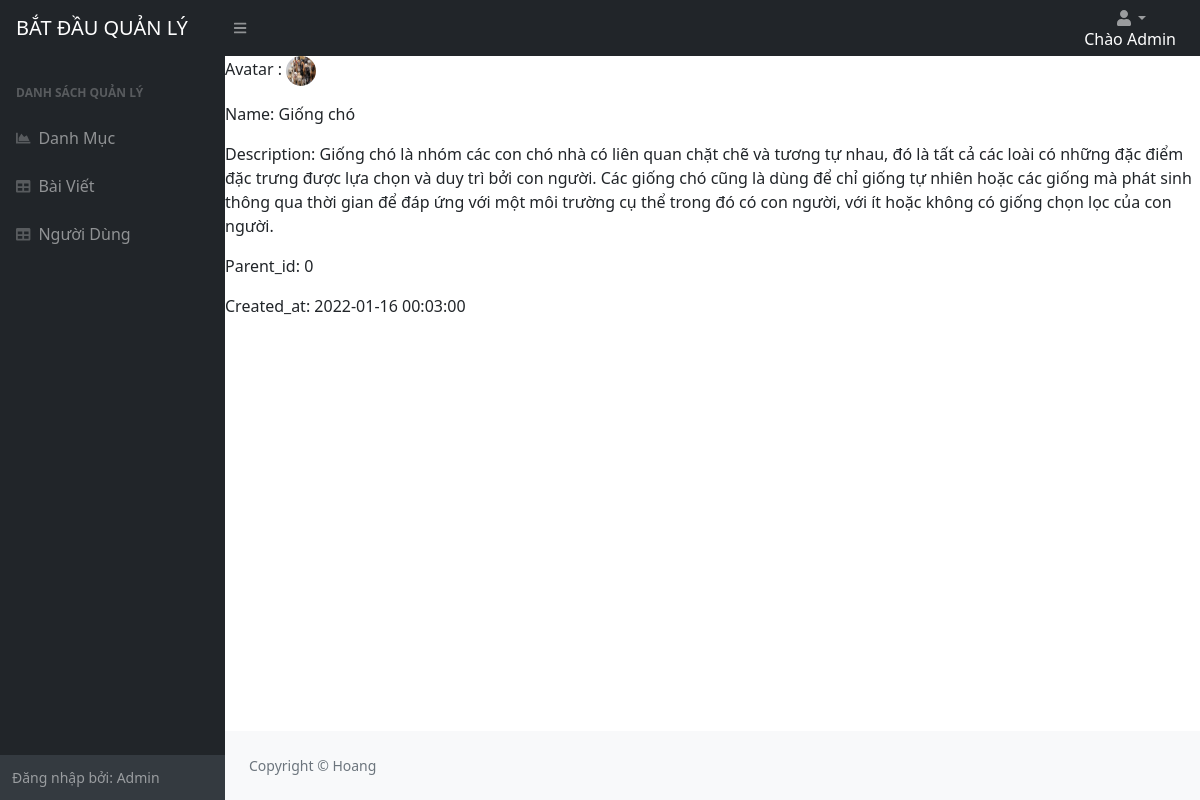
Screenshot of /Admin/index.php?mod=category&act=detail&id=1 (signed in) with the database file from the repository.
### tables this page shows
CREATE TABLE `categories`  (
  `id` int NOT NULL AUTO_INCREMENT,
  `name` varchar(255) NULL DEFAULT NULL,
  `description` mediumtext NULL,
  `thumbnail` varchar(500) NULL DEFAULT NULL,
  `parent_id` int NULL DEFAULT NULL,
  `created_at` timestamp NULL DEFAULT NULL,
  PRIMARY KEY (`id`) USING BTREE
);

### Admin/Controllers/BaseController.php (called while the page is built, shortened)
<?php
  class BaseController
  {
    public function view($path, $data = []){
      extract($data);
      require_once('Views/'.$path);
    }
  }
?>

### Admin/Controllers/CategoryController.php (called while the page is built, shortened)
<?php
require('Models/Category.php');
  class CategoryController extends AdminController
  {
    public function detail()
    {
      $id =(isset($_GET['id'])?$_GET['id']:0);
      $category = new Category();
      $categories = $category-> edit($id);
      $this->view('Categories/detail.php', ['categories' => $categories
    ]);
    }
  }
?>

### Admin/index.php (called while the page is built, shortened)
<?php
$act = "index";
if(isset($_GET['act'])){
  $act = $_GET['act'];
}
  $controller_obj = new $class_name;
 $controller_obj -> $act();
?>

### Admin/Models/Connection.php (called while the page is built, shortened)
<?php
  class Connection1{
    private $servername= "localhost";
    private $username= "root";
    private $password = "";
    private $dbname = "blogs";
    public function connect(){
      $conn = new mysqli($this->servername, $this -> username, $this ->password, $this-> dbname );
      $conn->query("SET NAMES 'utf8'");
      return $conn;
    }
  }
?>

### Admin/Models/Query.php (called while the page is built, shortened)
<?php
  require_once('Models/Connection.php');
  class Query{
    protected $conn;
    public function __construct(){
      $connection = new Connection1();
      $this -> conn = $connection -> connect();
    }
    protected function find($table, $id){
      $query = "SELECT * FROM ". $table." WHERE id = ".$id;
      $result = $this -> conn -> query($query)->fetch_assoc();
      return $result;
    }
  }
?>

### Admin/Models/Category.php (called while the page is built, shortened)
<?php
require_once('Models/Query.php');
  class Category extends Query
  {
      public $table = 'categories';
      public function edit($id)
      {
          $update = $this -> find($this-> table, $id);
          return $update;
      }
  }
?>

### Admin/Views/Categories/detail.php (the view)
<?php require_once('Views/Partials/header.php');?>
  <p>Avatar : <img src="images/<?=$categories['thumbnail'] ?>" style="width: 30px; height: 30px; border-radius: 50%;"></p>
  <p>Name: <?=$categories['name']?></p>
  <p>Description: <?=$categories['description']?></p>
  <p>Parent_id: <?=$categories['parent_id']?></p>
  <p>Created_at: <?=$categories['created_at']?></p>
<?php require_once('Views/Partials/footer.php');?>

### rows the page displays
categories: thumbnail (picture), name "Giống chó", description "Giống chó là nhóm các con chó nhà có liên quan chặt chẽ và tương tự nhau, đó là tất cả các loài có những đặc điểm đặc trưng được lựa chọn và duy trì bởi con người. Các giống chó cũng là dùng để chỉ giống tự nhiên hoặc các giống mà phát sinh thông qua thời gian để đáp ứng với một môi trường cụ thể trong đó có con người, với ít hoặc không có giống chọn lọc của con người.", parent "0", created_at "2022-01-16 00:03:00"

### other values shown
$_SESSION['auth']['name'] "Admin"
